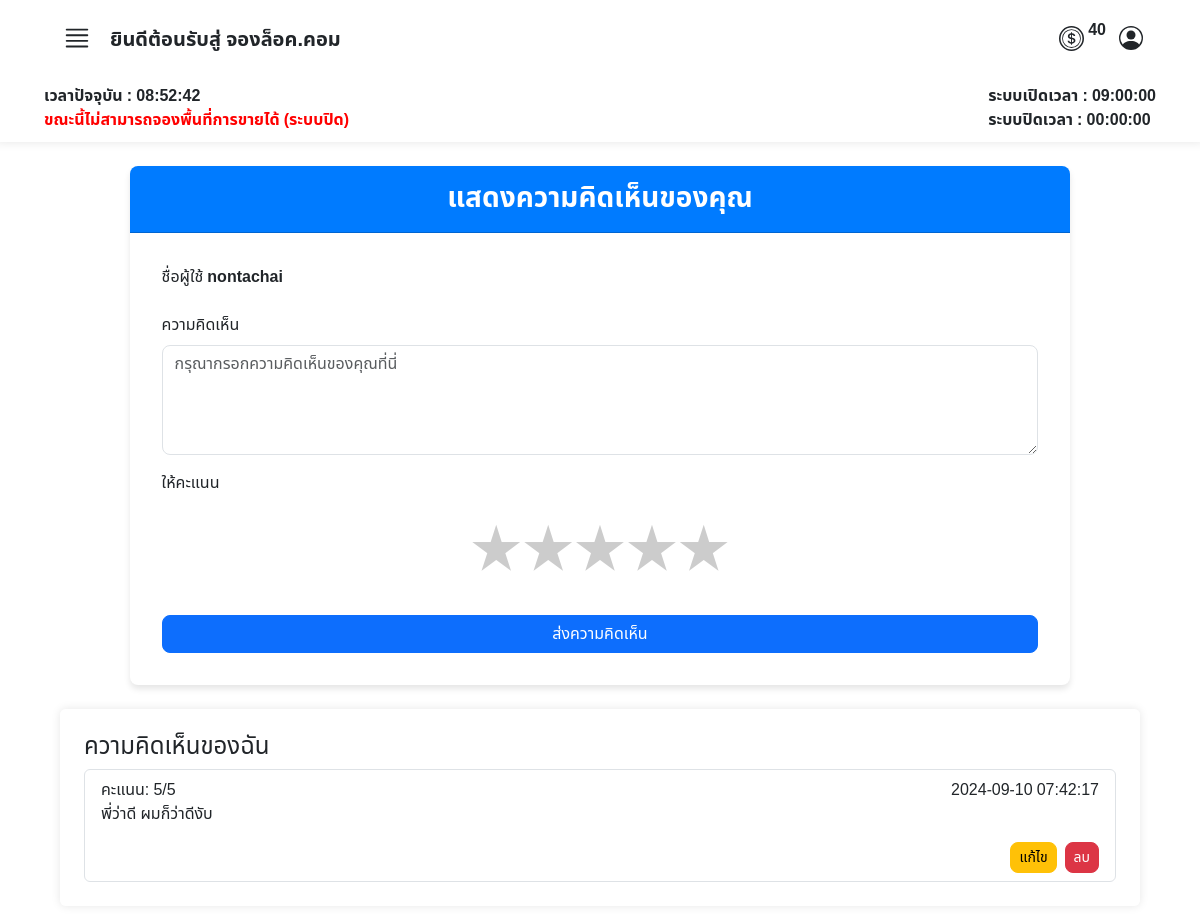
Page /user/comment_page.php (signed in) on the committed database.
### tables this page shows
CREATE TABLE `tbl_user` (
  `user_id` int(6) UNSIGNED ZEROFILL NOT NULL COMMENT 'รหัสลูกค้า',
  `prefix` enum('นาย','นาง','นางสาว') NOT NULL COMMENT 'คำนำหน้าชื่อ',
  `firstname` varchar(255) NOT NULL COMMENT 'ชื่อ',
  `lastname` varchar(255) NOT NULL COMMENT 'นามสกุล',
  `tel` varchar(11) NOT NULL COMMENT 'เบอร์โทรศัพท์',
  `email` varchar(255) NOT NULL COMMENT 'อีเมลล์',
  `username` varchar(255) NOT NULL COMMENT 'ชื่อผู้ใช้',
  `password` varchar(255) NOT NULL COMMENT 'รหัสผ่าน',
  `userrole` int(3) NOT NULL COMMENT '1=ลูกค้า,2=แอดมิน',
  `shop_name` varchar(50) NOT NULL COMMENT 'ชื่อร้านค้า',
  `token` int(11) NOT NULL,
  `last_login` datetime DEFAULT NULL
);

CREATE TABLE `operating_hours` (
  `id` int(11) NOT NULL,
  `opening_time` time NOT NULL,
  `closing_time` time NOT NULL
);

CREATE TABLE `comments` (
  `id` int(11) NOT NULL,
  `user_id` int(6) UNSIGNED NOT NULL,
  `comment` text NOT NULL,
  `rating` int(11) NOT NULL CHECK (`rating` between 1 and 5),
  `created_at` timestamp NOT NULL DEFAULT current_timestamp()
);

### user/comment_page.php (the view, shortened to what this page needs)
<?php
require("../condb.php");
$username = $_SESSION["username"];
?>
<!DOCTYPE html>
<html lang="th">
<head>
    <link href="https://cdn.jsdelivr.net/npm/bootstrap@5.3.3/dist/css/bootstrap.min.css" rel="stylesheet">
    <link rel="stylesheet" href="../asset/css/font.css">
</head>
<body>
    <?php include('./user_nav.php'); ?>
    <div class="mt-4 container-fluid d-flex justify-content-center align-items-center">
        <div class="card" style="width: 80%;">
            <div class="card-header text-center">
                <h3 class="mb-0"><strong>แสดงความคิดเห็นของคุณ</strong></h3>
            </div>
            <div class="card-body">
                <form id="commentForm">
                    <div class="mb-3">
                        <label for="username" class="form-label">ชื่อผู้ใช้ <strong><?php echo htmlspecialchars($username); ?></strong></label>
                    </div>
                    <div class="mb-3">
                        <label for="comment" class="form-label">ความคิดเห็น</label>
                        <textarea class="form-control" id="comment" rows="4" placeholder="กรุณากรอกความคิดเห็นของคุณที่นี่" required></textarea>
                    </div>
                    <div class="mb-3">
                        <label class="form-label">ให้คะแนน</label>
                        <div class="star-rating" id="rating">
                            <span class="star" data-value="1">&#9733;</span>
                            <span class="star" data-value="2">&#9733;</span>
                            <span class="star" data-value="3">&#9733;</span>
                            <span class="star" data-value="4">&#9733;</span>
                            <span class="star" data-value="5">&#9733;</span>
                        </div>
                    </div>
                    <button type="submit" name="submit" class="btn btn-primary w-100">ส่งความคิดเห็น</button>
                </form>
            </div>
        </div>
    </div>
    <?php
    $sql = "SELECT id, comment, rating, created_at FROM comments WHERE user_id = '$user_id' ORDER BY created_at DESC";
    $result = mysqli_query($conn, $sql);
    ?>
    <div class="mt-4 container-fluid  bgcolor p-4 rounded" style="width: 90%;">
        <h4>ความคิดเห็นของฉัน</h4>
        <?php if (mysqli_num_rows($result) > 0): ?>
            <ul class="list-group">
                <?php while ($row = mysqli_fetch_assoc($result)): ?>
                    <li class="list-group-item">
                        <div class="d-flex justify-content-between">
                            <span>คะแนน: <?php echo $row['rating']; ?>/5</span>
                            <span><?php echo $row['created_at']; ?></span>
                        </div>
                        <p><?php echo htmlspecialchars($row['comment']); ?></p>
                        <div class="d-flex justify-content-end">
                            <button class="btn btn-warning btn-sm me-2" data-bs-toggle="modal" data-bs-target="#editCommentModal" onclick="populateEditModal(<?php echo $row['id']; ?>, '<?php echo addslashes($row['comment']); ?>', <?php echo $row['rating']; ?>)">แก้ไข</button>
                            <button class="btn btn-danger btn-sm" onclick="confirmDelete(<?php echo $row['id']; ?>)">ลบ</button>
                        </div>
                    </li>
                <?php endwhile; ?>
            </ul>
        <?php else: ?>
            <p>คุณยังไม่ได้แสดงความคิดเห็น</p>
        <?php endif; ?>
    </div>
</body>
</html>

### user/user_nav.php (shortened to what this page needs)
<nav class="row g-2 bgcolor">
    <div class="col-12 d-flex justify-content-between px-5 py-3">
        <div class="col-4">
            <div class="d-flex align-items-end ">
                <button class="btn" type="button" data-bs-toggle="offcanvas" data-bs-target="#offcanvasWithBothOptions" aria-controls="offcanvasWithBothOptions">
                </button>
                <h5>
                    <strong>ยินดีต้อนรับสู่ จองล็อค.คอม</strong>
                </h5>
            </div>
        </div>
        <div class="d-flex align-items-center ">
            <div class="row  ">
                <div class="col d-flex align-items-center justify-content-center">
                    <p class="ms-1">
                        <strong>
                            <?php
                            $user_id = $_SESSION["user_id"];
                            $stmt = $conn->prepare("SELECT user_id, username, shop_name, tel, email, token,
                                  firstname, lastname, userrole,
                                  CONCAT(prefix, firstname, ' ', lastname) AS fullname
                        FROM market_booking.tbl_user
                        WHERE user_id = ?");
                            $stmt->bind_param("i", $user_id);
                            $stmt->execute();
                            $stmt->bind_result($SQLuser_id, $SQLusername, $SQLshop_name, $SQLtel, $SQLemail, $SQLtoken, $SQLfirstname, $SQLlastname, $SQLuserrole, $SQLfullname);
                            echo htmlspecialchars($SQLtoken);
                            ?>
                        </strong>
                    </p>
                </div>
            </div>
            <button class="btn " type="button" data-bs-toggle="modal" data-bs-target="#ProfileModal">
            </button>
        </div>
    </div>
    <?php
    require("../condb.php");
    $sql_time = "SELECT opening_time, closing_time FROM operating_hours LIMIT 1";
    $result = $conn->query($sql_time);
    $row_time = $result->fetch_assoc();
    $openingTime = $row_time['opening_time'];
    $closingTime = $row_time['closing_time'];
    ?>
    <div class="col-12 d-flex justify-content-between px-5">
        <strong>
            <div id="time"></div>
            <div id="status"></div>
        </strong>
        <strong>
            <div id="opening_time">ระบบเปิดเวลา : <?php echo $openingTime; ?></div>
            <div id="closing_time">ระบบปิดเวลา : <?php echo $closingTime; ?></div>
        </strong>
    </div>
</nav>

### user/comment_page.php (style rules this page uses)
body { background-image: url(../asset/img/img.market2.jpg); width: 100%; height: 100%; background-repeat: repeat; background-size: cover; }
.card { border: none; border-radius: 8px; overflow: hidden; box-shadow: 0 4px 6px rgba(0, 0, 0, 0.1); }
.card-header { background-color: #007bff; color: #fff; padding: 1rem; }
.card-body { padding: 2rem; }
.star-rating { display: flex; justify-content: center; margin-bottom: 1rem; }
.star { font-size: 4rem; color: #ccc; transition: color 0.2s; }
.form-control, .btn { border-radius: 8px; }

### user/user_nav.php (style rules this page uses)
.bgcolor { background-color: rgba(255, 255, 255, 0.9); padding-bottom: 10px; box-shadow: 0 0 10px rgba(0, 0, 0, 0.1); }

### rows in the picture
tbl_user: token "40"
operating_hours: opening_time "09:00:00", closing_time "00:00:00"
comments: rating "5", created_at "2024-09-10 07:42:17", comment "พี่ว่าดี ผมก็ว่าดีงับ"

### other values in the picture
$username "nontachai"
